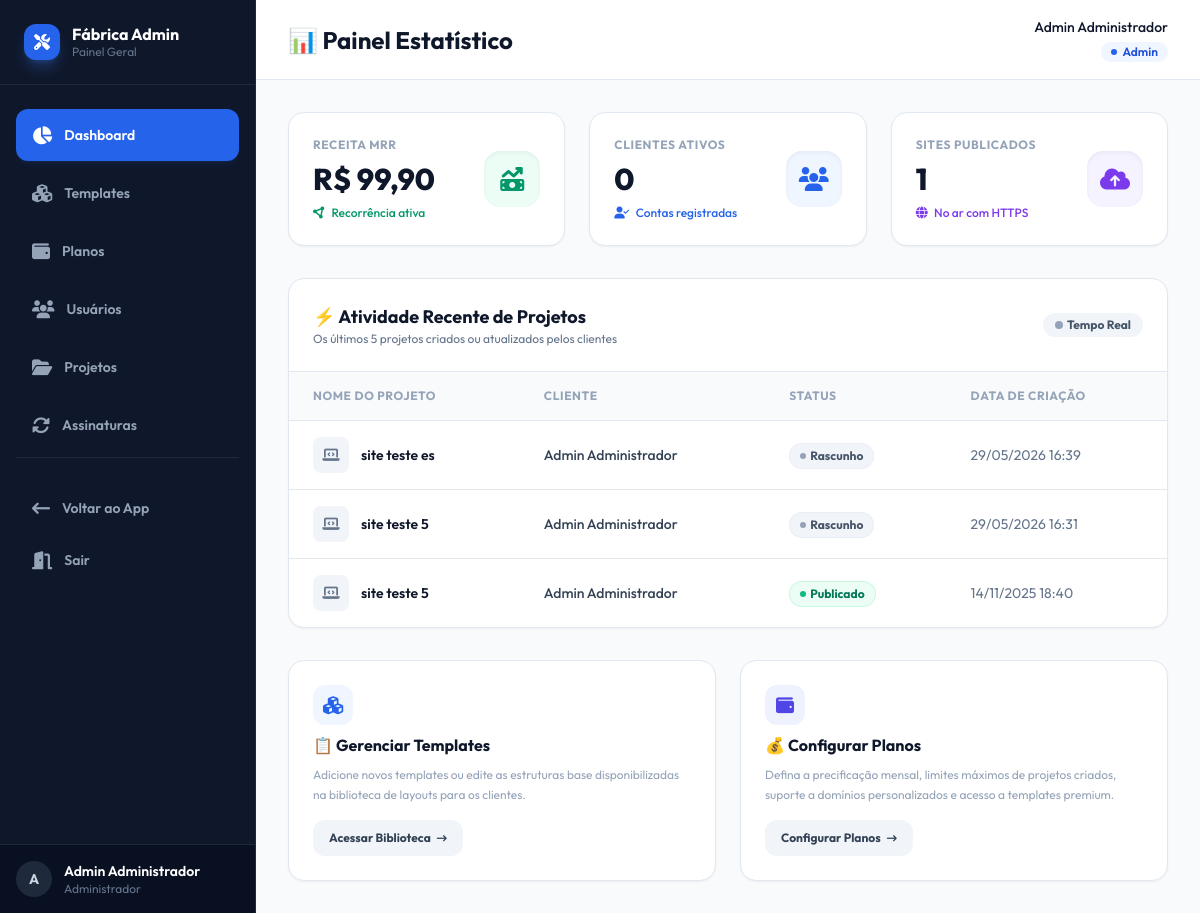
Page / (signed in) on the earlier database version.
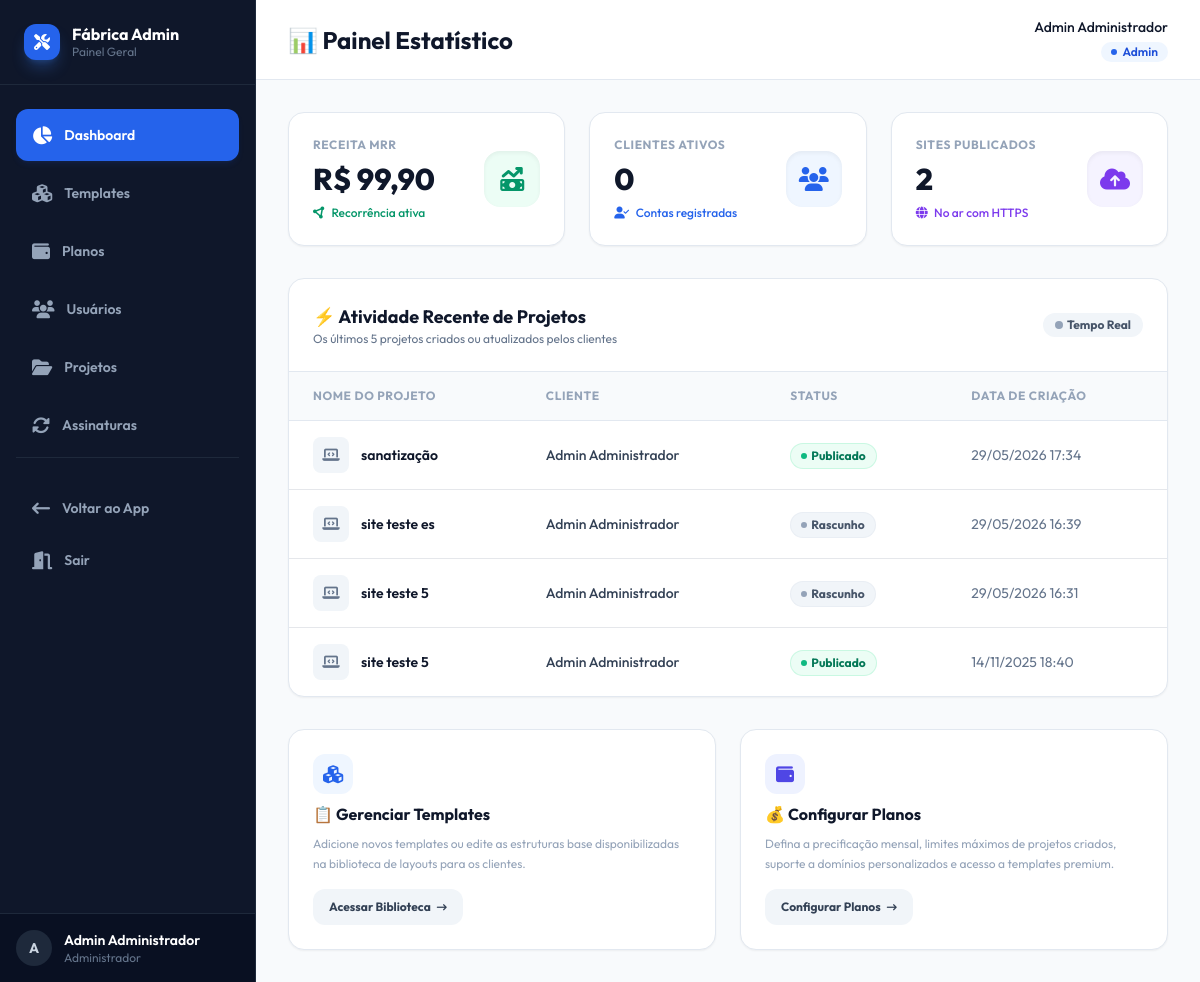
Same page on the later database version.
### tables this page shows
CREATE TABLE projects (
                id INTEGER PRIMARY KEY AUTOINCREMENT,
                user_id INTEGER NOT NULL,
                template_id INTEGER,
                name TEXT NOT NULL,
                description TEXT,
                custom_domain TEXT UNIQUE,
                subdomain TEXT UNIQUE,
                preview_url TEXT,
                published_url TEXT,
                html_content LONGTEXT,
                downloads_count INTEGER DEFAULT 0,
                views_count INTEGER DEFAULT 0,
                status TEXT DEFAULT 'draft' CHECK(status IN ('draft', 'published', 'archived', 'deleted')),
                is_published INTEGER DEFAULT 0,
                created_at DATETIME DEFAULT CURRENT_TIMESTAMP,
                updated_at DATETIME DEFAULT CURRENT_TIMESTAMP,
                deleted_at DATETIME, seo_title TEXT DEFAULT NULL, seo_description TEXT DEFAULT NULL, seo_image TEXT DEFAULT NULL,
                FOREIGN KEY (user_id) REFERENCES users(id) ON DELETE CASCADE,
                FOREIGN KEY (template_id) REFERENCES templates_library(id) ON DELETE SET NULL
            );

CREATE TABLE users (
                id INTEGER PRIMARY KEY AUTOINCREMENT,
                name TEXT NOT NULL,
                email TEXT UNIQUE NOT NULL,
                password TEXT NOT NULL,
                role TEXT DEFAULT 'user' CHECK(role IN ('user', 'admin')),
                domains_used INTEGER DEFAULT 0,
                subdomains_used INTEGER DEFAULT 0,
                status TEXT DEFAULT 'active' CHECK(status IN ('active', 'inactive', 'suspended')),
                created_at DATETIME DEFAULT CURRENT_TIMESTAMP,
                updated_at DATETIME DEFAULT CURRENT_TIMESTAMP,
                deleted_at DATETIME
            );

### app/Controllers/AdminController.php (called while the page is built, shortened)
<?php
class AdminController
{
    private $pdo;
    public function __construct()
    {
        $this->pdo = require __DIR__ . '/../../config/database.php';
    }
    public function dashboard()
        {
            $stmt = $this->pdo->query("
                SELECT p.name, p.status, p.created_at, u.name as user_name
                FROM projects p
                JOIN users u ON p.user_id = u.id
                ORDER BY p.updated_at DESC
                LIMIT 5
            ");
            $recentProjects = $stmt->fetchAll(\PDO::FETCH_ASSOC);
            include __DIR__ . '/../Views/admin/dashboard.php';
        }
}

### public/index.php (called while the page is built, shortened)
<?php
require_once __DIR__ . '/../config/routes.php';

### config/database.php (called while the page is built, shortened)
<?php
$dbFile = __DIR__ . '/../database/app.db';
try {
    $pdo = new \PDO('sqlite:' . $dbFile);
    $pdo->setAttribute(\PDO::ATTR_ERRMODE, \PDO::ERRMODE_EXCEPTION);
    $pdo->exec('PRAGMA foreign_keys = ON');
    return $pdo;
} catch (\PDOException $e) {
    die('Erro ao conectar ao banco SQLite: ' . $e->getMessage());
}

### app/Views/admin/dashboard.php (the view, shortened to what the rows shown need)
<!DOCTYPE html>
<html lang="pt-BR">
<head>
    <script src="https://cdn.tailwindcss.com"></script>
    <link rel="stylesheet" href="https://cdnjs.cloudflare.com/ajax/libs/font-awesome/6.4.0/css/all.min.css">
</head>
<body class="bg-slate-50 text-slate-800 flex min-h-screen">
    <main class="flex-1 ml-64 flex flex-col min-w-0">
        <header class="h-20 bg-white border-b border-slate-200 px-8 flex items-center justify-between sticky top-0 z-10">
            <div class="flex items-center gap-2">
                <h1 class="text-2xl font-bold text-slate-900 leading-tight">📊 Painel Estatístico</h1>
            </div>
        </header>
        <div class="p-8 space-y-8 max-w-[1600px] w-full mx-auto">
            <div class="bg-white border border-slate-200 rounded-2xl shadow-sm overflow-hidden">
                <div class="overflow-x-auto">
                    <table class="w-full border-collapse text-left">
                        <thead>
                            <tr class="bg-slate-50 border-b border-slate-200">
                                <th class="px-6 py-4 text-xs font-bold text-slate-400 uppercase tracking-wider">Nome do Projeto</th>
                                <th class="px-6 py-4 text-xs font-bold text-slate-400 uppercase tracking-wider">Cliente</th>
                                <th class="px-6 py-4 text-xs font-bold text-slate-400 uppercase tracking-wider">Status</th>
                                <th class="px-6 py-4 text-xs font-bold text-slate-400 uppercase tracking-wider">Data de Criação</th>
                            </tr>
                        </thead>
                        <tbody class="divide-y divide-slate-150">
                            <?php if (!empty($recentProjects)): ?>
                                <?php foreach ($recentProjects as $project): ?>
                                    <tr class="hover:bg-slate-50/50 transition-colors">
                                        <td class="px-6 py-4">
                                            <div class="flex items-center gap-3">
                                                <div class="h-9 w-9 bg-slate-100 rounded-lg flex items-center justify-center text-slate-500">
                                                    <i class="fa-solid fa-laptop-code text-sm"></i>
                                                </div>
                                                <span class="font-semibold text-slate-900 text-sm"><?= htmlspecialchars($project['name']) ?></span>
                                            </div>
                                        </td>
                                        <td class="px-6 py-4">
                                            <div class="flex items-center gap-2">
                                                <span class="font-medium text-slate-700 text-sm"><?= htmlspecialchars($project['user_name'] ?? 'Desconhecido') ?></span>
                                            </div>
                                        </td>
                                        <td class="px-6 py-4">
                                            <?php
                                                $status = strtolower($project['status'] ?? 'draft');
                                                if ($status === 'published' || $status === 'ativo' || (isset($project['is_published']) && $project['is_published'] == 1)) {
                                                    echo '<span class="inline-flex items-center gap-1 px-2.5 py-1 rounded-full text-xs font-bold bg-emerald-50 text-emerald-700 border border-emerald-200/50"><span class="w-1.5 h-1.5 rounded-full bg-emerald-500"></span> Publicado</span>';
                                                } else {
                                                    echo '<span class="inline-flex items-center gap-1 px-2.5 py-1 rounded-full text-xs font-bold bg-slate-100 text-slate-600 border border-slate-200/50"><span class="w-1.5 h-1.5 rounded-full bg-slate-400"></span> Rascunho</span>';
                                                }
                                            ?>
                                        </td>
                                        <td class="px-6 py-4 text-sm text-slate-500">
                                            <?= date('d/m/Y H:i', strtotime($project['created_at'])) ?>
                                        </td>
                                    </tr>
                                <?php endforeach; ?>
                            <?php endif; ?>
                        </tbody>
                    </table>
                </div>
            </div>
        </div>
    </main>
</body>
</html>

Differences in the rows shown:
added projects: name "sanatização", user.name "Admin Administrador", status "published" (drawn), created_at "29/05/2026 17:34"
Other differences:
$publishedProjects: "1" → "2"
